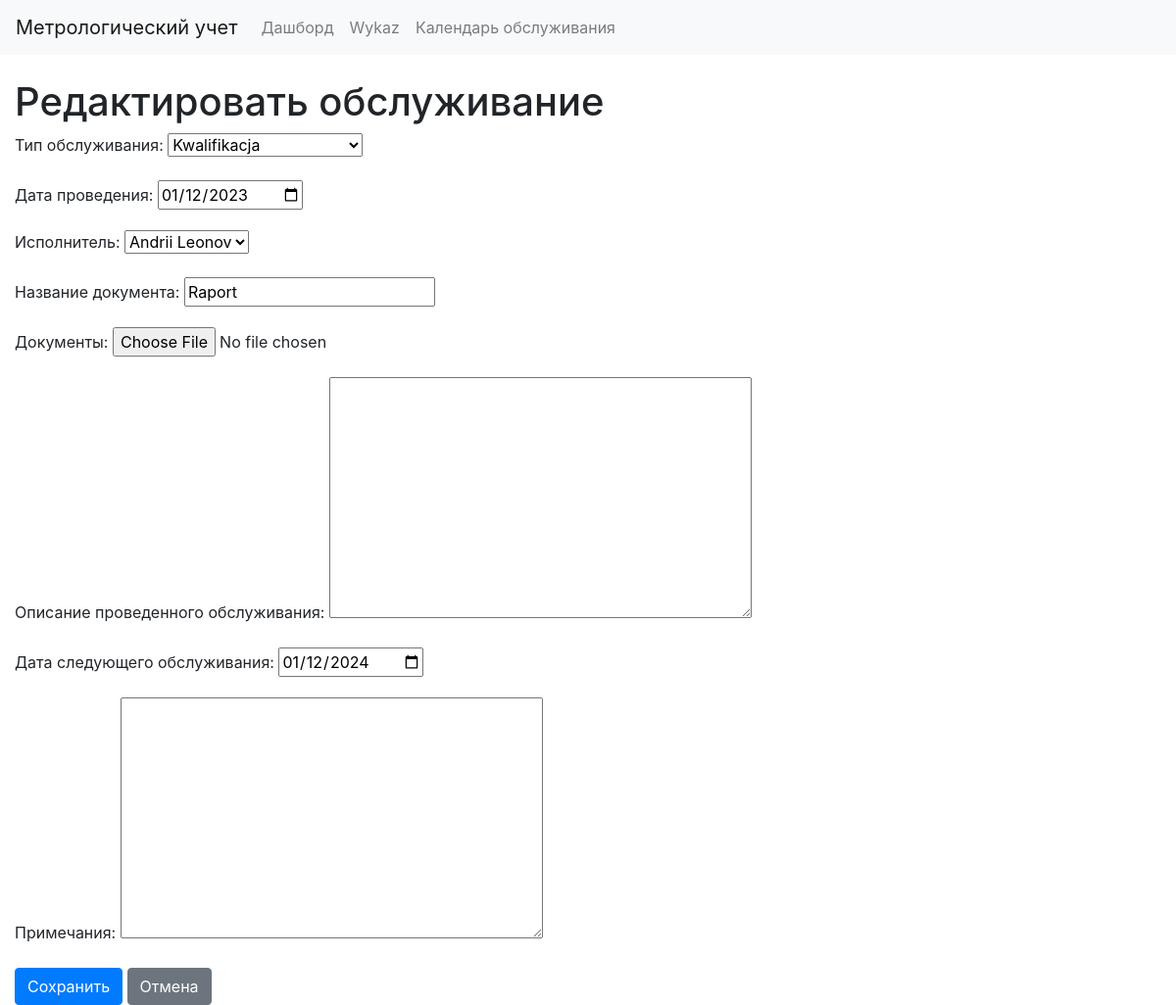
The page /maintenance/1/edit/ on the database its author committed.
### equipment/models.py (models this page shows, shortened)
class MaintenanceRecord(models.Model):
    equipment = models.ForeignKey(Equipment, on_delete=models.CASCADE, verbose_name='Оборудование')
    maintenance_type = models.ForeignKey(MaintenanceType, on_delete=models.CASCADE, verbose_name='Тип обслуживания')
    date_performed = models.DateField(verbose_name='Дата проведения')
    executor = models.ForeignKey(Executor, on_delete=models.SET_NULL, null=True, verbose_name='Исполнитель')
    document_name = models.CharField(max_length=255, verbose_name='Название документа')
    documents = models.FileField(upload_to=equipment_document_path, null=True, blank=True, verbose_name='Документы')
    next_maintenance_date = models.DateField(blank=True,null=True, verbose_name='Дата следующего обслуживания')
    description = models.TextField(null=True, blank=True, verbose_name='Описание проведенного обслуживания')
    notes = models.TextField(blank=True, null=True, verbose_name='Примечания')

### equipment/views.py (the view)
# urls.py: path('maintenance/<int:pk>/edit/', views.maintenance_edit, name='maintenance_edit'),
def maintenance_edit(request, pk):
    maintenance = get_object_or_404(MaintenanceRecord, pk=pk)
    if request.method == 'POST':
        form = MaintenanceRecordForm(request.POST, request.FILES, instance=maintenance)
        if form.is_valid():
            form.save()
            return redirect('equipment_detail', pk=maintenance.equipment.pk)
    else:
        form = MaintenanceRecordForm(instance=maintenance)
    return render(request, 'equipment/maintenance_form.html', {'form': form, 'equipment': maintenance.equipment})

### equipment/forms.py
class MaintenanceRecordForm(forms.ModelForm):
    class Meta:
        model = MaintenanceRecord
        fields = ['maintenance_type', 'date_performed', 'executor', 'document_name', 'documents',
                  'description', 'next_maintenance_date', 'notes']
        widgets = {
            'date_performed': forms.DateInput(attrs={'type': 'date'}),
            'next_maintenance_date': forms.DateInput(attrs={'type': 'date'}),
        }

### equipment/models.py (called while the page is built)
    def __str__(self):
        return self.name

    def __str__(self):
        return self.name

### templates/equipment/maintenance_form.html (shortened to what this page needs)
{% extends 'base.html' %}
{% block content %}
<h1>{{ form.instance.pk|yesno:"Редактировать обслуживание,Добавить обслуживание" }}</h1>
<form method="post" enctype="multipart/form-data">
    {{ form.as_p }}
    <button type="submit" class="btn btn-primary">Сохранить</button>
    <a href="{% url 'equipment_detail' equipment.pk %}" class="btn btn-secondary">Отмена</a>
</form>
{% endblock %}

### rows shown on the page
MaintenanceRecord: instance.pk "Редактировать обслуживание", maintenance_type "Kwalifikacja", date_performed "01/12/2023", executor "Andrii Leonov", document_name "Raport", next_maintenance_date "01/12/2024"
